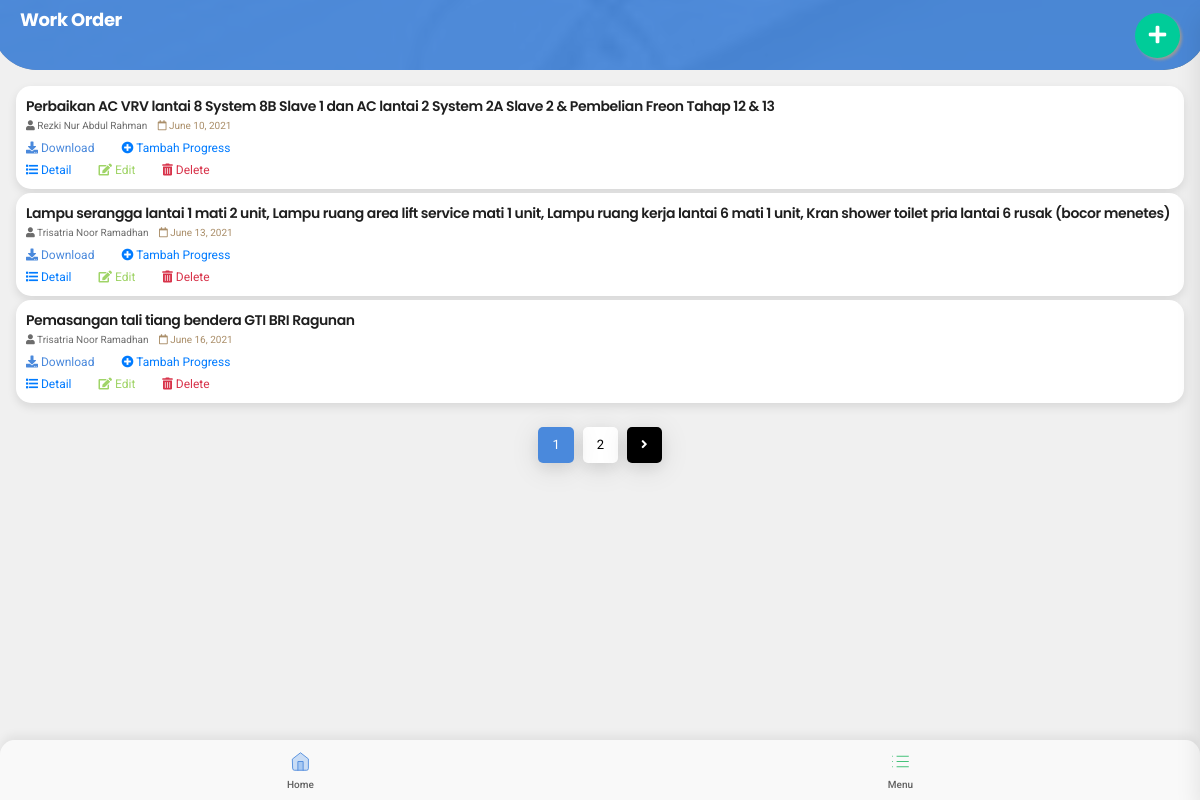
Before: /workorder/ (signed in) with the older database file.
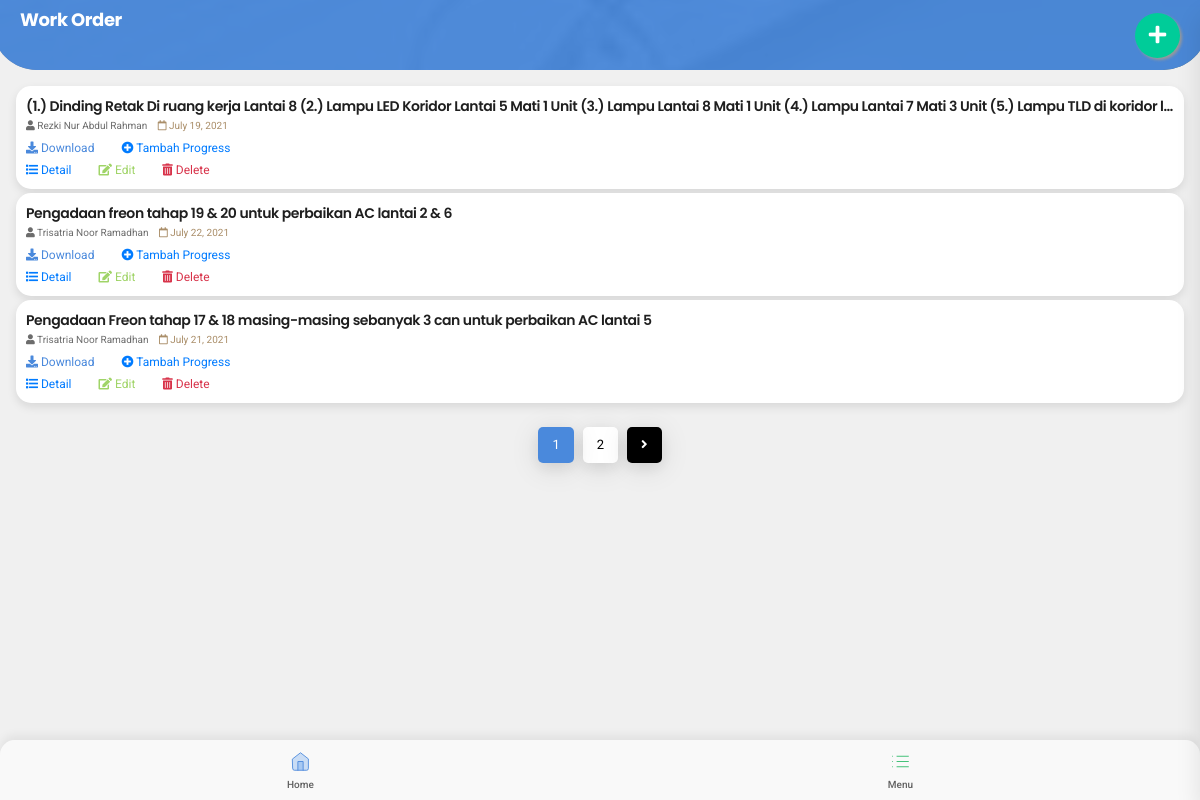
After: the same page with the newer database file.
### workorder/models.py (models this page shows, shortened)
class wo_workorder(models.Model):
    last_update = models.DateTimeField(
        _("Last Update"), name="lastUpdate", auto_now=True, auto_now_add=False)
    create_at = models.DateTimeField(
        _("Create At"), name="createAt", auto_now=False, auto_now_add=True)
    is_delete = models.BooleanField(
        _("Is Delete"), name="isDelete", null=True, blank=True, default=False)
    woMaker = models.ForeignKey(User, verbose_name=_("WO Maker"), related_name="woMaker",
                                on_delete=models.PROTECT, null=True, blank=True, limit_choices_to={'groups__name': 'maker'})
    woChecker = models.ForeignKey(User, verbose_name=_("WO Checker"), related_name="woChecker",
                                  on_delete=models.PROTECT, null=True, blank=True, limit_choices_to={'groups__name': 'checker'})
    woSigner = models.ForeignKey(User, verbose_name=_("WO Signer"), related_name="woSigner",
                                 on_delete=models.PROTECT, null=True, blank=True, limit_choices_to={'groups__name': 'signer'})
    workorder = models.TextField(
        _("Work Order"), name="workorder", max_length=1000, null=True, blank=True)
    duration = models.CharField(
        _("Duration"), max_length=50, null=True, blank=True, name="duration")
    due_date = models.DateField(
        _("Due Date"), auto_now=False, auto_now_add=False, name="dueDate")
    workorderDay = models.ForeignKey(wo_day, verbose_name=_(
        "Work Order Day"), related_name="workorderDay", on_delete=models.PROTECT, null=True, blank=True)
    workorderDescription = models.ForeignKey(wo_description, verbose_name=_(
        "Work Order Description"), related_name="workorderDescription", on_delete=models.PROTECT, null=True, blank=True)
    class Meta:
        verbose_name = _("work order")
        verbose_name_plural = _("work orders")

class wo_description(models.Model):
    area_choice = (
        ('Lt.UG', 'Lt.UG'),
        ('Lt.1', 'Lt.1'),
        ('Lt.2', 'Lt.2'),
        ('Lt.3', 'Lt.3'),
        ('Lt.4', 'Lt.4'),
        ('Lt.5', 'Lt.5'),
        ('Lt.6', 'Lt.6'),
        ('Lt.7', 'Lt.7'),
        ('Lt.8', 'Lt.8'),
        ('Lt.9', 'Lt.9'),
    )
    category_service = (
        ('Mechanical', 'Mechanical'),
        ('Electrical', 'Electrical'),
        ('Air Conditioner', 'Air Conditioner'),
        ('Security', 'Security'),
        ('Cleaning', 'Cleaning'),
        ('Civil/Architectur', 'Civil/Architectur'),
        ('Electronics', 'Electronics'),
        ('Others', 'Others'),
    )
    last_update = models.DateTimeField(
        _("Last Update"), name="lastUpdate", auto_now=True, auto_now_add=False)
    create_at = models.DateTimeField(
        _("Create At"), name="createAt", auto_now=False, auto_now_add=True)
    is_delete = models.BooleanField(
        _("Is Delete"), name="isDelete", null=True, blank=True, default=False)
    woUser = models.ForeignKey(User, verbose_name=_("WO User"), name="woUser", on_delete=models.PROTECT,
                               null=True, blank=True, limit_choices_to={'groups__name': 'maker'})
    division = models.CharField(
        _("Division"), max_length=10, null=True, blank=True, default="OSP")
    area = MultiSelectField(
        _("Area"), name='area', choices=area_choice, null=True, blank=True)
    categoryService = MultiSelectField(_("Category Service"), name='categoryService',
                                       choices=category_service, null=True, blank=True)
    csOthers = models.CharField(_("Category Service Others"), name='csOthers',
                                max_length=20, null=True, blank=True, default='')
    description = models.TextField(
        _("Description"), null=True, blank=True, max_length=1000, name="description")
    descriptionDay = models.ForeignKey(wo_day, verbose_name=_(
        "Description Day"), related_name="descriptionDay", on_delete=models.PROTECT, null=True, blank=True)
    class Meta:
        verbose_name = _("description")
        verbose_name_plural = _("descriptions")

### user/models.py (models this page shows, shortened)
class User(AbstractUser):
    username = models.CharField(
        max_length=50, unique=True)
    email = models.EmailField(_('email address'))
    phone = models.IntegerField(
        _('phone number'), unique=True, blank=True, null=True)
    objects = UserManager()
    qr_code = models.ImageField(
        upload_to='qr_code', blank=True, null=True, unique=True)

### workorder/views.py (the view)
# urls.py: path('', wo_home, name='wo_home'),
@login_required(login_url='user_login')
def wo_home(request):
    wos = wo_workorder.objects.filter(isDelete=False)
    days = wo_day.objects.filter(isDelete=False).order_by('-createAt')
    paginator = Paginator(days, 3)
    page_number = request.GET.get('page', 1)
    try:
        pg = paginator.page(page_number)  # get_page or page
    except EmptyPage:
        pg = paginator.page(1)
    context = {
        'dayCount': days.count(),
        'days': pg,
        'wos': wos,
        'title': 'Work Order',
    }
    return render(request, 'workorder/wo_home.html', context)

### templates/workorder/wo_home.html (shortened to what the changed rows need)
<!DOCTYPE HTML>
<html lang="en">
{% load static %}
<head>
    <link rel="stylesheet" type="text/css" href=" {% static 'styles/bootstrap.css' %}" />
    <link rel="stylesheet" type="text/css" href="{% static 'styles/style.css' %}" />
    <link rel="stylesheet" type="text/css" href="{% static 'styles/workorder/wo_home.css' %}">
    <link rel="stylesheet" type="text/css" href=" {% static 'fonts/css/fontawesome-all.min.css' %}" />
</head>
<body class="theme-light" data-highlight="blue2">
    <div id="page">
        <div class="page-content" style="min-height:60vh!important">
            {% for day in days %}
            {% for wo in wos %}
            {% if wo.workorderDay.id == day.id %}
            <div class="card card-style mt-1 mb-0">
                <div class="content" style="margin: 10px 10px 10px 10px;">
                    <h6 class="font-600" style="text-overflow: ellipsis; white-space: nowrap;overflow: hidden;">
                        {{wo.workorderDescription.description}}</h6>
                    <div class="font-10 mt-n2">
                        <span><i class="fa fa-user font-10"></i>
                            {{wo.workorderDescription.woUser.first_name}}
                            {{wo.workorderDescription.woUser.last_name}}</span>
                        <span class=" color-brown1-dark "><i class="ml-2 far fa-calendar font-10"></i>
                            {{wo.dueDate}}</span>
                    </div>
                    <div class="float-left">
                        <p class="font-12 mb-n1 mt-n1" style="margin-bottom: 0;">
                            <a type="button" href="{% url 'wo_work_download_pdf' day.id %}" type="button"
                                class="mr-4 color-highlight"><i class="fas fa-download"></i> Download</a>
                            <a href="{% url 'wo_progress_add' day.id %}" class="mr-4"><i class="fas fa-plus-circle"></i>
                                Tambah Progress</a>
                        </p>
                        <p class="font-12 mb-n1 mt-n1" style="margin-bottom: 0;">
                            <a href="{% url 'wo_work_detail' day.id %}" class="mr-4"><i class="fas fa-list"></i>
                                Detail</a>
                            <a href="{% url 'wo_work_edit' day.id %}" class="mr-4 color-green1-light"><i
                                    class="fas fa-edit"></i> Edit</a>
                            <a href="{% url 'wo_work_delete' day.id %}" class="mr-4 color-red1-light"><i
                                    class="fas fa-trash-alt"></i> Delete</a>
                        </p>
                    </div>
                </div>
            </div>
            {% endif %}
            {% endfor %}
            {% endfor %}
            <nav aria-label="pagination-demo">
                <ul class="pagination pagination- justify-content-center my-4">
                    {% for num in days.paginator.page_range %}
                    {% if num <= days.number|add:1 and num >= days.number|add:-1 %}
                    <li
                        class="page-item {% if days.number == num %} active {% elif num > days.number|add:'-3' and num < days.number|add:'3' %} {% endif %}">
                        <a class="page-link rounded-xs color-black bg-theme shadow-xl border-0"
                            href="{% url 'wo_home' %}?page={{ num }}">{{ num }}</a></li>
                    {% endif %}
                    {% endfor %}
                </ul>
            </nav>
        </div>
    </div>
</body>

Changed rows visible on the page:
no longer on this page (row unchanged): wo_workorder: workorderDescription.description "Perbaikan AC VRV lantai 8 System 8B Slave 1 dan AC lantai 2 System 2A Slave 2 & Pembelian Freon Tahap 12 & 13", workorderDescription.woUser.first_name "Rezki", workorderDescription.woUser.last_name "Nur Abdul Rahman", dueDate "June 10, 2021"
no longer on this page (row unchanged): wo_workorder: workorderDescription.description "Lampu serangga lantai 1 mati 2 unit, Lampu ruang area lift service mati 1 unit, Lampu ruang kerja lantai 6 mati 1 unit, Kran shower toilet pria lantai 6 rusak (bocor menetes)", workorderDescription.woUser.first_name "Trisatria", workorderDescription.woUser.last_name "Noor Ramadhan", dueDate "June 13, 2021"
no longer on this page (row unchanged): wo_workorder: workorderDescription.description "Pemasangan tali tiang bendera GTI BRI Ragunan", workorderDescription.woUser.first_name "Trisatria", workorderDescription.woUser.last_name "Noor Ramadhan", dueDate "June 16, 2021"
added wo_workorder: workorderDescription.description "(1.) Dinding Retak Di ruang kerja Lantai 8 (2.) Lampu LED Koridor Lantai 5 Mati 1 Unit (3.) Lampu Lantai 8 Mati 1 Unit (4.) Lampu Lantai 7 Mati 3 Unit (5.) Lampu TLD di koridor l…", workorderDescription.woUser.first_name "Rezki", workorderDescription.woUser.last_name "Nur Abdul Rahman", dueDate "July 19, 2021"
added wo_workorder: workorderDescription.description "Pengadaan freon tahap 19 & 20 untuk perbaikan AC lantai 2 & 6", workorderDescription.woUser.first_name "Trisatria", workorderDescription.woUser.last_name "Noor Ramadhan", dueDate "July 22, 2021"
added wo_workorder: workorderDescription.description "Pengadaan Freon tahap 17 & 18 masing-masing sebanyak 3 can untuk perbaikan AC lantai 5", workorderDescription.woUser.first_name "Trisatria", workorderDescription.woUser.last_name "Noor Ramadhan", dueDate "July 21, 2021"
